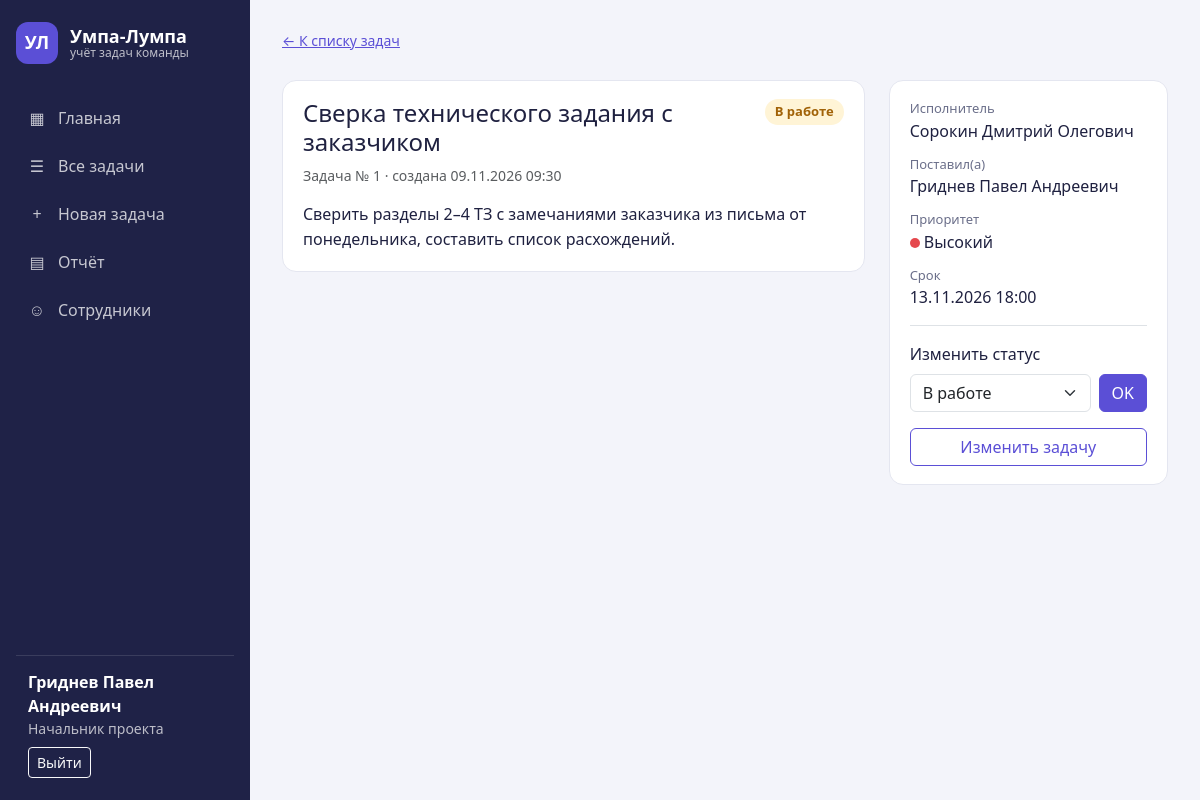
/site/task_view.php?id=1 (signed in), run on the app's committed database.
### tables this page shows
CREATE TABLE tasks (
    id          INT UNSIGNED AUTO_INCREMENT PRIMARY KEY,
    title       VARCHAR(255) NOT NULL,
    description TEXT,
    author_id   INT UNSIGNED NOT NULL,
    executor_id INT UNSIGNED NOT NULL,
    status_id   INT UNSIGNED NOT NULL DEFAULT 1,
    priority    ENUM('Высокий', 'Средний', 'Низкий') NOT NULL DEFAULT 'Средний',
    deadline    DATETIME NOT NULL,
    created_at  DATETIME NOT NULL DEFAULT CURRENT_TIMESTAMP,
    updated_at  DATETIME NULL ON UPDATE CURRENT_TIMESTAMP,
    FOREIGN KEY (author_id) REFERENCES users (id) ON DELETE RESTRICT,
    FOREIGN KEY (executor_id) REFERENCES users (id) ON DELETE RESTRICT,
    FOREIGN KEY (status_id) REFERENCES task_statuses (id) ON DELETE RESTRICT
);

CREATE TABLE users (
    id            INT UNSIGNED AUTO_INCREMENT PRIMARY KEY,
    login         VARCHAR(50)  NOT NULL UNIQUE,
    password_hash VARCHAR(255) NOT NULL,
    fio           VARCHAR(100) NOT NULL,
    role_id       INT UNSIGNED NOT NULL,
    FOREIGN KEY (role_id) REFERENCES roles (id) ON DELETE RESTRICT
);

CREATE TABLE task_statuses (
    id   INT UNSIGNED AUTO_INCREMENT PRIMARY KEY,
    name VARCHAR(50) NOT NULL
);

### site/db.php (called while the page is built, shortened)
<?php
$priorities = ['Высокий', 'Средний', 'Низкий'];
$taskSql = "SELECT t.*, s.name AS status_name, e.fio AS executor, a.fio AS author
            FROM tasks t
            JOIN task_statuses s ON s.id = t.status_id
            JOIN users e ON e.id = t.executor_id
            JOIN users a ON a.id = t.author_id";
function taskState($task)
{
    $classes = [1 => 'st-work', 2 => 'st-done', 3 => 'st-fail', 4 => 'st-cancel'];
    return [$task['status_name'], $classes[$task['status_id']] ?? ''];
}
function dt($value)
{
    return $value ? date('d.m.Y H:i', strtotime($value)) : '—';
}

### site/auth.php (called while the page is built, shortened)
<?php
function canManage()
{
    return in_array($_SESSION['role_id'], [1, 2]);
}

### site/task_view.php (the view, shortened to what this page needs)
<?php
require 'auth.php';
require 'db.php';
$id = (int)($_GET['id'] ?? 0);
$stmt = $pdo->prepare($taskSql . ' WHERE t.id = ?');
$stmt->execute([$id]);
$task = $stmt->fetch();
$statuses = $pdo->query('SELECT * FROM task_statuses ORDER BY id')->fetchAll();
[$state, $class] = taskState($task);
require 'header.php';
?>
<a class="small" href="tasks.php">← К списку задач</a>
<div class="row g-4 mt-1">
    <div class="col-lg-8">
        <div class="panel">
            <div class="d-flex justify-content-between align-items-start gap-3">
                <h4 class="mb-2"><?= htmlspecialchars($task['title']) ?></h4>
                <span class="badge-st <?= $class ?>"><?= $state ?></span>
            </div>
            <p class="text-muted small">Задача № <?= $id ?> · создана <?= dt($task['created_at']) ?>
                <?= $task['updated_at'] ? ' · изменена ' . dt($task['updated_at']) : '' ?></p>
            <div class="description"><?= nl2br(htmlspecialchars($task['description'] ?: 'Описание не заполнено')) ?></div>
        </div>
    </div>
    <div class="col-lg-4">
        <div class="panel">
            <dl class="task-info">
                <dt>Исполнитель</dt><dd><?= htmlspecialchars($task['executor']) ?></dd>
                <dt>Поставил(а)</dt><dd><?= htmlspecialchars($task['author']) ?></dd>
                <dt>Приоритет</dt><dd><span class="prio prio-<?= array_search($task['priority'], $priorities) ?>"></span> <?= $task['priority'] ?></dd>
                <dt>Срок</dt><dd class="<?= $class === 'st-overdue' ? 'text-danger fw-semibold' : '' ?>"><?= dt($task['deadline']) ?></dd>
            </dl>
            <form method="post" class="border-top pt-3">
                <label class="form-label" for="status_id">Изменить статус</label>
                <div class="d-flex gap-2">
                    <select class="form-select" id="status_id" name="status_id">
                        <?php foreach ($statuses as $s): if (!canManage() && $s['id'] == 4) continue; ?>
                            <option value="<?= $s['id'] ?>" <?= $s['id'] == $task['status_id'] ? 'selected' : '' ?>><?= $s['name'] ?></option>
                        <?php endforeach; ?>
                    </select>
                    <button class="btn btn-primary">OK</button>
                </div>
            </form>
            <?php if (canManage()): ?>
                <a class="btn btn-outline-primary w-100 mt-3" href="task_edit.php?id=<?= $id ?>">Изменить задачу</a>
            <?php endif; ?>
        </div>
    </div>
</div>
<?php require 'footer.php'; ?>

### site/css/style.css (style rules this page uses)
:root { --side: #1f2247; --accent: #5b4fd6; --accent-dark: #483cc0; --bg: #f3f4fa; --line: #e4e6f0; }
body { background: var(--bg); color: #1f2140; }
a { color: var(--accent); }
.btn-primary { --bs-btn-bg: var(--accent); --bs-btn-border-color: var(--accent); --bs-btn-hover-bg: var(--accent-dark); --bs-btn-hover-border-color: var(--accent-dark); --bs-btn-active-bg: var(--accent-dark); }
.btn-outline-primary { --bs-btn-color: var(--accent); --bs-btn-border-color: var(--accent); --bs-btn-hover-bg: var(--accent); --bs-btn-hover-border-color: var(--accent); }
.panel, .stat { background: #fff; border: 1px solid var(--line); border-radius: 14px; padding: 18px 20px; }
.badge-st { display: inline-block; padding: 3px 10px; border-radius: 20px; font-size: 13px; font-weight: 600; white-space: nowrap; }
.st-work { background: #fff4d6; color: #a16207; }
.prio { display: inline-block; width: 10px; height: 10px; border-radius: 50%; flex-shrink: 0; }
.prio-0 { background: #e5484d; }
.description { white-space: normal; line-height: 1.6; }
.task-info dt { color: #6b6f8a; font-weight: 400; font-size: 13px; }
.task-info dd { margin-bottom: 12px; }

### data on the page
tasks: title "Сверка технического задания с заказчиком", created_at "09.11.2026 09:30", description "Сверить разделы 2–4 ТЗ с замечаниями заказчика из письма от понедельника, составить список расхождений.", executor.fio "Сорокин Дмитрий Олегович", author.fio "Гриднев Павел Андреевич", priority "Высокий", deadline "13.11.2026 18:00", status_id "В работе"

### other printed values
$icon "▦"
$name "Главная"
$icon "☰"
$name "Все задачи"
$icon "+"
$name "Новая задача"
$icon "▤"
$name "Отчёт"
$icon "☺"
$name "Сотрудники"
$_SESSION['fio'] "Гриднев Павел Андреевич"
$_SESSION['role_name'] "Начальник проекта"
$state "В работе"
$id "1"
